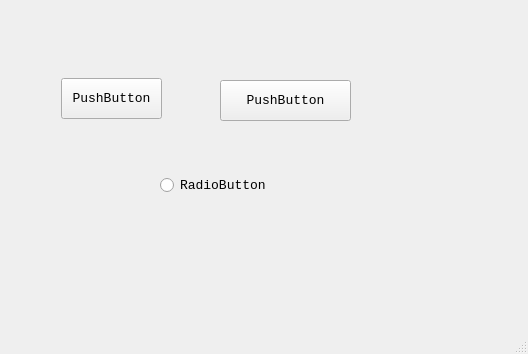
<?xml version="1.0" encoding="UTF-8"?>
<ui version="4.0">
 <class>MainWindow</class>
 <widget class="QMainWindow" name="MainWindow">
  <property name="geometry">
   <rect>
    <x>0</x>
    <y>0</y>
    <width>528</width>
    <height>354</height>
   </rect>
  </property>
  <property name="windowTitle">
   <string>MainWindow</string>
  </property>
  <widget class="QWidget" name="centralwidget">
   <widget class="QPushButton" name="pushButton">
    <property name="geometry">
     <rect>
      <x>61</x>
      <y>78</y>
      <width>101</width>
      <height>41</height>
     </rect>
    </property>
    <property name="font">
     <font>
      <family>Courier New</family>
      <pointsize>10</pointsize>
      <kerning>false</kerning>
     </font>
    </property>
    <property name="text">
     <string>PushButton</string>
    </property>
   </widget>
   <widget class="QRadioButton" name="radioButton">
    <property name="geometry">
     <rect>
      <x>160</x>
      <y>160</y>
      <width>171</width>
      <height>51</height>
     </rect>
    </property>
    <property name="font">
     <font>
      <family>Courier New</family>
      <pointsize>10</pointsize>
      <kerning>false</kerning>
     </font>
    </property>
    <property name="text">
     <string>RadioButton</string>
    </property>
   </widget>
   <widget class="QPushButton" name="pushButton_2">
    <property name="geometry">
     <rect>
      <x>220</x>
      <y>80</y>
      <width>131</width>
      <height>41</height>
     </rect>
    </property>
    <property name="font">
     <font>
      <family>Courier New</family>
      <pointsize>10</pointsize>
      <kerning>false</kerning>
     </font>
    </property>
    <property name="text">
     <string>PushButton</string>
    </property>
   </widget>
  </widget>
  <widget class="QMenuBar" name="menubar">
   <property name="geometry">
    <rect>
     <x>0</x>
     <y>0</y>
     <width>528</width>
     <height>20</height>
    </rect>
   </property>
  </widget>
  <widget class="QStatusBar" name="statusbar"/>
 </widget>
 <resources/>
 <connections/>
</ui>
